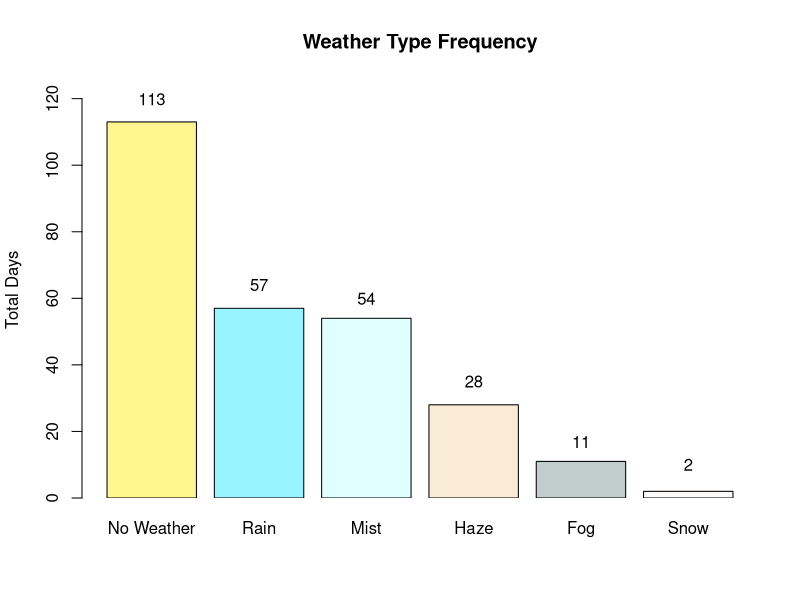
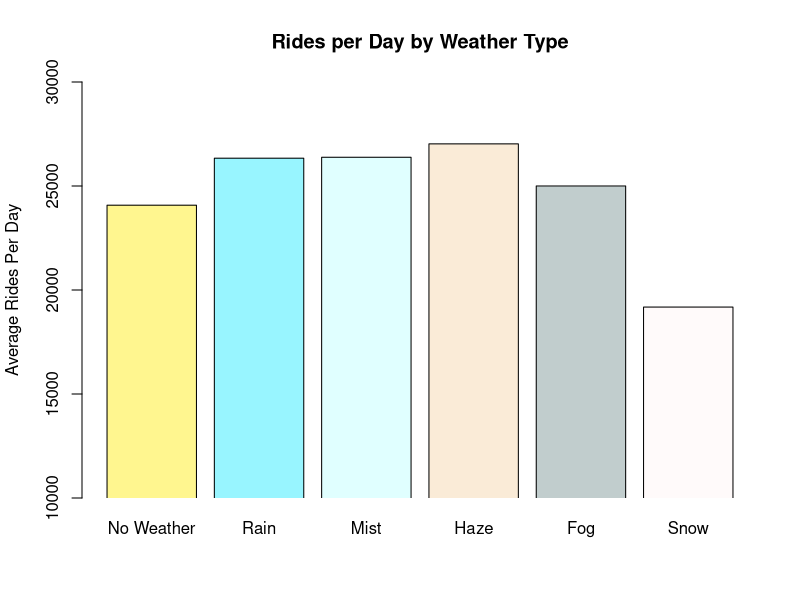
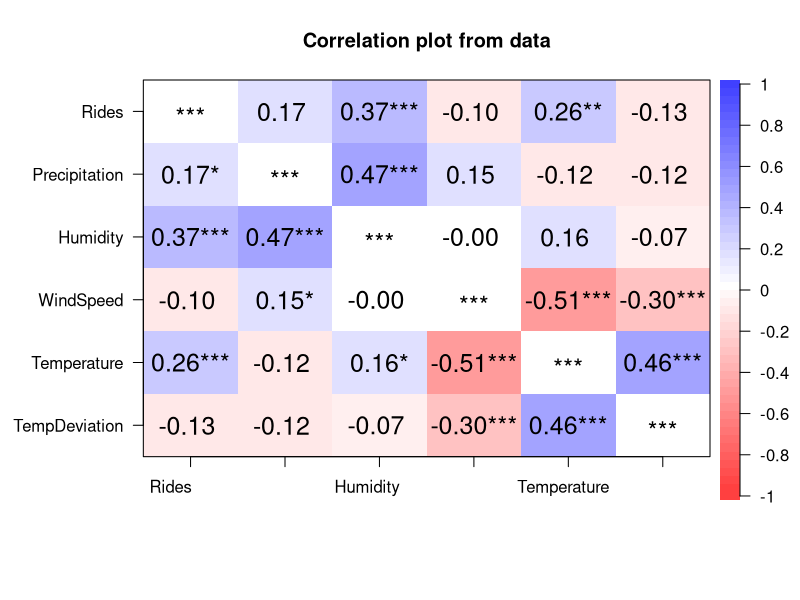
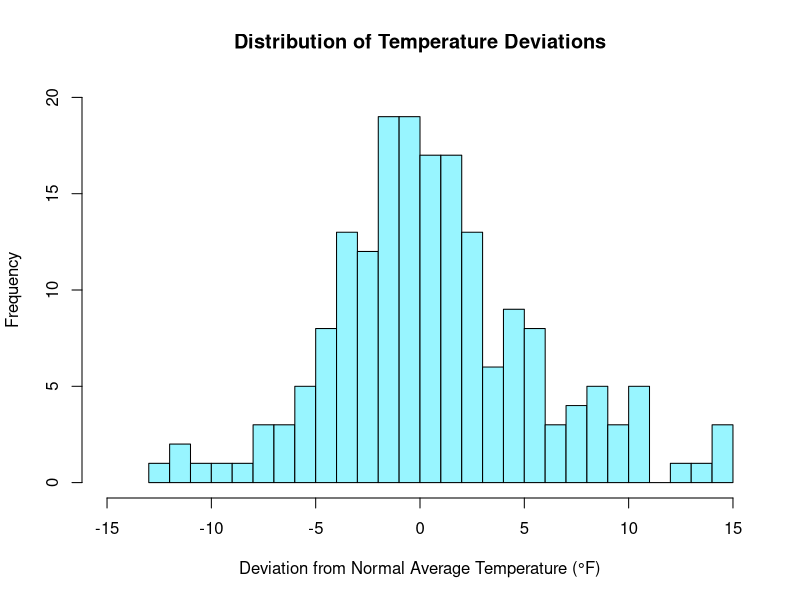
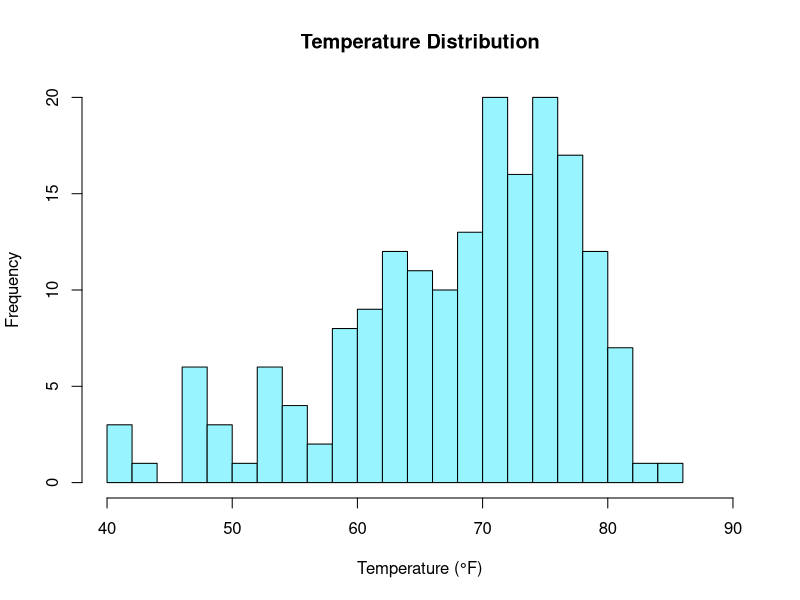
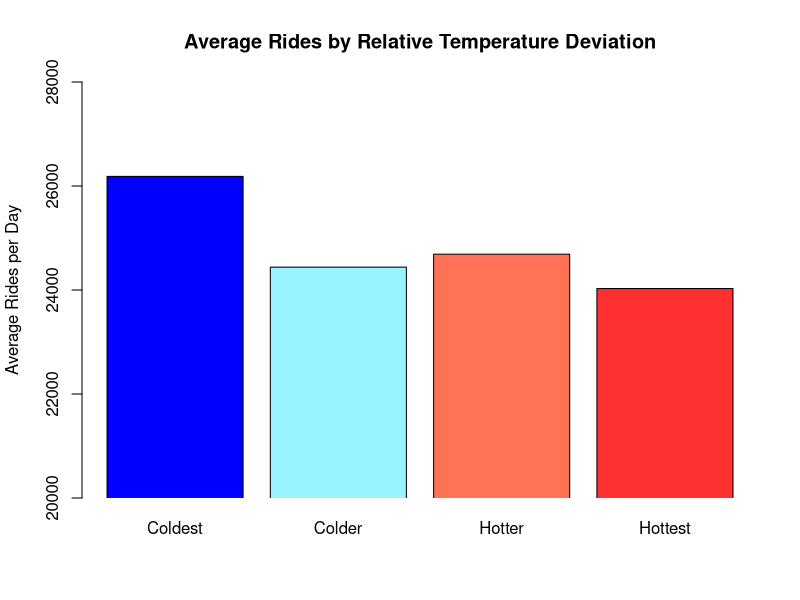
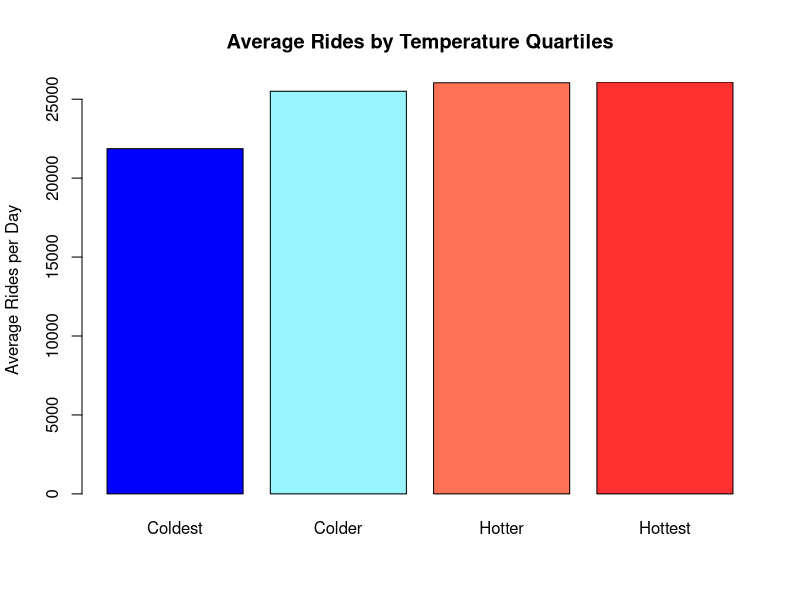
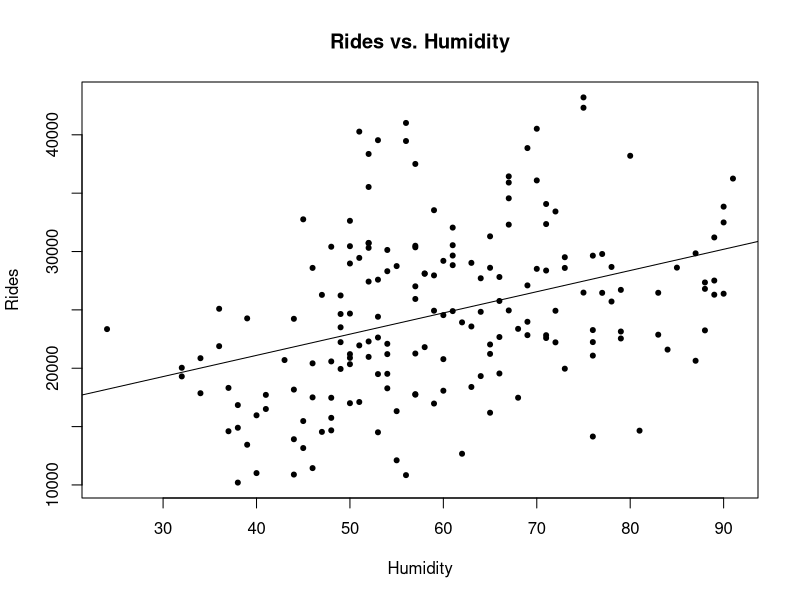

Generate these figures, in order, with R:
## ---- chunk 1
library('tidyverse')
## ---- chunk 2
df <- read.csv("weather_rides.csv")
## ---- chunk 3
#df
## ---- chunk 4
colSums(df[17])
## ---- chunk 5
barplot(colSums(df[,17:22]), main="Weather Type Frequency",xpd=FALSE, ylim=c(0,125),ylab="Total Days",axes=TRUE,col = c("khaki1","cadetblue1","lightcyan","antiquewhite","azure3","snow"),names.arg = c("No Weather","Rain", "Mist", "Haze", "Fog", "Snow") )
text(0.7, 120, colSums(df[17]))
text(1.9, 64, colSums(df[18]))
text(3.1, 60, colSums(df[19]))
text(4.3, 35, colSums(df[20]))
text(5.5, 17, colSums(df[21]))
text(6.7, 10, colSums(df[22]))
## ---- chunk 6

Weather <- c("No.Weather.Type","Rain", "Mist", "Haze", "Fog", "Snow")
AverageRides <- c(mean(df[df$No.Weather.Type==1,]$TotalRides),
                  mean(df[df$Rain==1,]$TotalRides),
                  mean(df[df$Mist==1,]$TotalRides),
                  mean(df[df$Haze==1,]$TotalRides),
                  mean(df[df$Fog==1,]$TotalRides),
                  mean(df[df$Snow==1,]$TotalRides))

df2 <- data.frame(Weather, AverageRides)
df2
barplot(df2$AverageRides, main="Rides per Day by Weather Type",xpd=FALSE, ylim=c(10000,30000),col = c("khaki1","cadetblue1","lightcyan","antiquewhite","azure3","snow"),ylab="Average Rides Per Day",names.arg = c("No Weather","Rain", "Mist", "Haze", "Fog", "Snow"))

# mean(df[df$No.Weather.Type==1,]$TotalRides)
# mean(df[df$Rain==1,]$TotalRides)
# mean(df[df$Mist==1,]$TotalRides)
# mean(df[df$Haze==1,]$TotalRides)
# mean(df[df$Fog==1,]$TotalRides)
# mean(df[df$Snow==1,]$TotalRides)
## ---- chunk 7
#example code
# boxplot(Temp~Month,
# data=airquality,
# main="Temperature Distribution by Month",
# xlab="Month",
# ylab="Degrees (F)",
# col="steelblue",
# border="black"
# )
## ---- chunk 8
library('psych')

df4 <- df %>% select(TotalRides,DailyPrecipitation,DailyAverageRelativeHumidity,DailyAverageWindSpeed,DailyAverageDryBulbTemperature,DailyDepartureFromNormalAverageTemperature)

df4$DailyPrecipitation <- as.double(df4$DailyPrecipitation)

df4 <- df4 %>% rename(Rides=TotalRides,Precipitation=DailyPrecipitation,Humidity=DailyAverageRelativeHumidity,WindSpeed=DailyAverageWindSpeed,Temperature=DailyAverageDryBulbTemperature,TempDeviation=DailyDepartureFromNormalAverageTemperature)

corPlot(df4,stars = TRUE,mar =  c(10.1, 4.1, 4.1, 2.1),diag=FALSE)

#?corPlot

## ---- chunk 9
hist(df$DailyDepartureFromNormalAverageTemperature, breaks=20,main="Distribution of Temperature Deviations",xlab="Deviation from Normal Average Temperature (°F)",col="cadetblue1",xlim=c(-15,15),ylim=c(0,20))
hist(df$DailyAverageDryBulbTemperature, breaks=20,main="Temperature Distribution",xlab="Temperature (°F)",col="cadetblue1",xlim=c(40,90))
## ---- chunk 10
cold <- df[df$DailyDepartureFromNormalAverageTemperature<0,]
hot <- df[df$DailyDepartureFromNormalAverageTemperature>0,]

cold1 <- cold[cold$DailyDepartureFromNormalAverageTemperature<mean(cold$DailyDepartureFromNormalAverageTemperature),]

cold2 <- cold[cold$DailyDepartureFromNormalAverageTemperature>=mean(cold$DailyDepartureFromNormalAverageTemperature),]

hot1 <- hot[hot$DailyDepartureFromNormalAverageTemperature<mean(hot$DailyDepartureFromNormalAverageTemperature),]

hot2 <- hot[hot$DailyDepartureFromNormalAverageTemperature>=mean(hot$DailyDepartureFromNormalAverageTemperature),]



temp_vec <- c("cold1","cold2","hot1","hot2")
AverageRides <- c(mean(cold1$TotalRides),
                  mean(cold2$TotalRides),
                  mean(hot1$TotalRides),
                  mean(hot2$TotalRides))

df3 <- data.frame(temp_vec, AverageRides)

mean(cold1$TotalRides)
mean(cold2$TotalRides)
mean(hot1$TotalRides)
mean(hot2$TotalRides)
## ---- chunk 11
barplot(df3$AverageRides, main="Average Rides by Relative Temperature Deviation",col = c("blue1","cadetblue1","coral1","firebrick1"),ylab="Average Rides per Day",names.arg = c("Coldest","Colder","Hotter","Hottest"),ylim=c(20000,28000),xpd = FALSE)
## ---- chunk 12
summary(df4$Temperature)

Coldest <- subset(df4, Temperature <= 63)
Colder <- subset(df4, Temperature <= 71 & Temperature > 63)
Hotter <- subset(df4, Temperature <= 75 & Temperature > 71)
Hottest <- subset(df4, Temperature > 75)


temp_vec <- c("cold1","cold2","hot1","hot2")
AverageRides <- c(mean(Coldest$Rides),
                  mean(Colder$Rides),
                  mean(Hotter$Rides),
                  mean(Hottest$Rides))

df6 <- data.frame(temp_vec, AverageRides)


barplot(df6$AverageRides, main="Average Rides by Temperature Quartiles",col = c("blue1","cadetblue1","coral1","firebrick1"),ylab="Average Rides per Day",names.arg = c("Coldest","Colder","Hotter","Hottest"),xpd = FALSE)
## ---- chunk 13
mean(Coldest$Rides)
                  mean(Colder$Rides)
                  mean(Hotter$Rides)
                  mean(Hottest$Rides)
## ---- chunk 14
lm1 <- lm(Rides~Humidity,data=df4)
summary(lm1)
plot(Rides~Humidity,data=df4,pch=20,main="Rides vs. Humidity")
abline(lm1)
## ---- chunk 15
df5 <- df4[df4$Precipitation>0,]
#df5

lm2 <- lm(Rides~Precipitation,data=df5)
summary(lm2)
plot(Rides~Precipitation,data=df5,pch=20,main="Rides vs. Precipitation")
abline(lm2)
## ---- chunk 16
lm3 <- lm(Rides~Temperature,data=df4)
summary(lm3)
plot(Rides~Temperature,data=df4,pch=20,main="Rides vs. Temperature")
abline(lm3)
